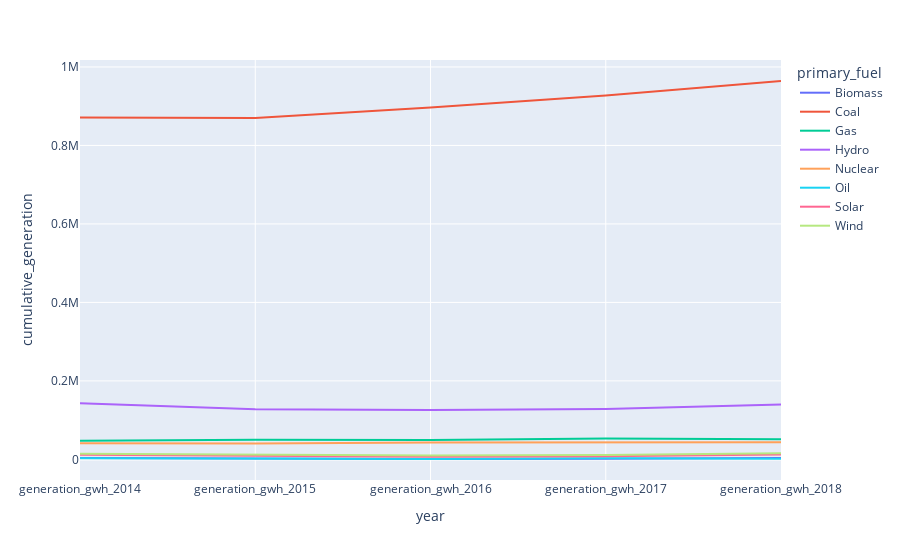

Notebook code cell kept with this figure:
### Markdown cell above
ABOVE IS THE YEARWISE CUMULATIVE DISTRIBUTION OF GENERATED POWER BY DIFFERENT PRIMARY FUELS<BR>

### Code cell
fig= px.line(yearwise_distribution_new, x='year', y='cumulative_generation', color='primary_fuel')
fig.show()

### Figure 1 — Plotly figure (JSON) as saved in the notebook; plotly's stock layout.template omitted (floating-point values rounded to 4 significant figures)
{"data": [{"hovertemplate": "primary_fuel=Biomass<br>year=%{x}<br>cumulative_generation=%{y}<extra></extra>", "legendgroup": "Biomass", "line": {"color": "#636efa", "dash": "solid"}, "marker": {"symbol": "circle"}, "mode": "lines", "name": "Biomass", "orientation": "v", "showlegend": true, "type": "scatter", "x": ["generation_gwh_2014", "generation_gwh_2015", "generation_gwh_2016", "generation_gwh_2017", "generation_gwh_2018"], "xaxis": "x", "y": [3406.0, 1684.0, 1194.0, 1659.0, 3638.0], "yaxis": "y"}, {"hovertemplate": "primary_fuel=Coal<br>year=%{x}<br>cumulative_generation=%{y}<extra></extra>", "legendgroup": "Coal", "line": {"color": "#EF553B", "dash": "solid"}, "marker": {"symbol": "circle"}, "mode": "lines", "name": "Coal", "orientation": "v", "showlegend": true, "type": "scatter", "x": ["generation_gwh_2014", "generation_gwh_2015", "generation_gwh_2016", "generation_gwh_2017", "generation_gwh_2018"], "xaxis": "x", "y": [871300.0, 870200.0, 896800.0, 927400.0, 964200.0], "yaxis": "y"}, {"hovertemplate": "primary_fuel=Gas<br>year=%{x}<br>cumulative_generation=%{y}<extra></extra>", "legendgroup": "Gas", "line": {"color": "#00cc96", "dash": "solid"}, "marker": {"symbol": "circle"}, "mode": "lines", "name": "Gas", "orientation": "v", "showlegend": true, "type": "scatter", "x": ["generation_gwh_2014", "generation_gwh_2015", "generation_gwh_2016", "generation_gwh_2017", "generation_gwh_2018"], "xaxis": "x", "y": [47780.0, 50150.0, 49570.0, 53500.0, 51250.0], "yaxis": "y"}, {"hovertemplate": "primary_fuel=Hydro<br>year=%{x}<br>cumulative_generation=%{y}<extra></extra>", "legendgroup": "Hydro", "line": {"color": "#ab63fa", "dash": "solid"}, "marker": {"symbol": "circle"}, "mode": "lines", "name": "Hydro", "orientation": "v", "showlegend": true, "type": "scatter", "x": ["generation_gwh_2014", "generation_gwh_2015", "generation_gwh_2016", "generation_gwh_2017", "generation_gwh_2018"], "xaxis": "x", "y": [142900.0, 127600.0, 125900.0, 128600.0, 139600.0], "yaxis": "y"}, {"hovertemplate": "primary_fuel=Nuclear<br>year=%{x}<br>cumulative_generation=%{y}<extra></extra>", "legendgroup": "Nuclear", "line": {"color": "#FFA15A", "dash": "solid"}, "marker": {"symbol": "circle"}, "mode": "lines", "name": "Nuclear", "orientation": "v", "showlegend": true, "type": "scatter", "x": ["generation_gwh_2014", "generation_gwh_2015", "generation_gwh_2016", "generation_gwh_2017", "generation_gwh_2018"], "xaxis": "x", "y": [40880.0, 40640.0, 42930.0, 43750.0, 43800.0], "yaxis": "y"}, {"hovertemplate": "primary_fuel=Oil<br>year=%{x}<br>cumulative_generation=%{y}<extra></extra>", "legendgroup": "Oil", "line": {"color": "#19d3f3", "dash": "solid"}, "marker": {"symbol": "circle"}, "mode": "lines", "name": "Oil", "orientation": "v", "showlegend": true, "type": "scatter", "x": ["generation_gwh_2014", "generation_gwh_2015", "generation_gwh_2016", "generation_gwh_2017", "generation_gwh_2018"], "xaxis": "x", "y": [2714.0, 1231.0, 973.9, 2868.0, 1485.0], "yaxis": "y"}, {"hovertemplate": "primary_fuel=Solar<br>year=%{x}<br>cumulative_generation=%{y}<extra></extra>", "legendgroup": "Solar", "line": {"color": "#FF6692", "dash": "solid"}, "marker": {"symbol": "circle"}, "mode": "lines", "name": "Solar", "orientation": "v", "showlegend": true, "type": "scatter", "x": ["generation_gwh_2014", "generation_gwh_2015", "generation_gwh_2016", "generation_gwh_2017", "generation_gwh_2018"], "xaxis": "x", "y": [11900.0, 9891.0, 6464.0, 7830.0, 12680.0], "yaxis": "y"}, {"hovertemplate": "primary_fuel=Wind<br>year=%{x}<br>cumulative_generation=%{y}<extra></extra>", "legendgroup": "Wind", "line": {"color": "#B6E880", "dash": "solid"}, "marker": {"symbol": "circle"}, "mode": "lines", "name": "Wind", "orientation": "v", "showlegend": true, "type": "scatter", "x": ["generation_gwh_2014", "generation_gwh_2015", "generation_gwh_2016", "generation_gwh_2017", "generation_gwh_2018"], "xaxis": "x", "y": [14480.0, 12220.0, 9978.0, 11400.0, 15730.0], "yaxis": "y"}], "layout": {"legend": {"title": {"text": "primary_fuel"}, "tracegroupgap": 0}, "margin": {"t": 60}, "xaxis": {"anchor": "y", "domain": [0, 1], "title": {"text": "year"}}, "yaxis": {"anchor": "x", "domain": [0, 1], "title": {"text": "cumulative_generation"}}}}
